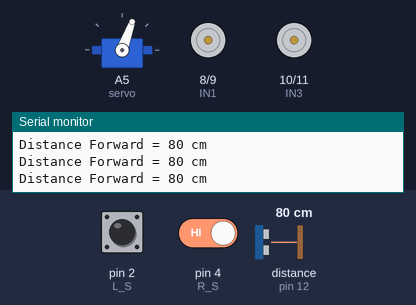
This sketch was run on a simulated Arduino Uno, built with avr-gcc and run on an emulated ATmega328P. Parts: servo, motor-driver pin pairs drawn as motors (green arrow = first pin HIGH = forward, orange = second pin HIGH = backward, longer = more drive, scaled by the enable pin), the last lines printed to the serial monitor. Wiring (inferred from the names in the program): ultrasonic range finder: trigger pin 13; echo pin 12; servo: signal A5. The test bench sets the inputs (shaded band); at power-on: pin 2 (L_S) HIGH, pin 4 (R_S) HIGH, distance to the obstacle (sensor on pin 12) 80 cm. The echo pulse lasts 58.3 µs per cm; servo pulses on a pin are drawn as a servo (544–2400 µs = 0–180°).

Above: at 2.2 s.
2.3 s: pin 2 (L_S) driven LOW
At 3.5 s:
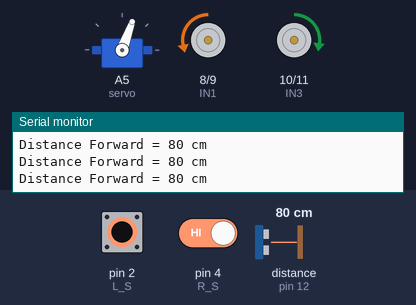
3.8 s: pin 4 (R_S) driven LOW
At 4.2 s:
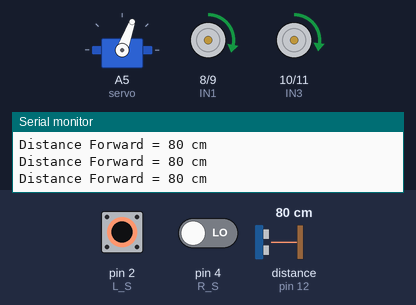
5.3 s: pin 2 (L_S) driven HIGH
At 6.0 s:
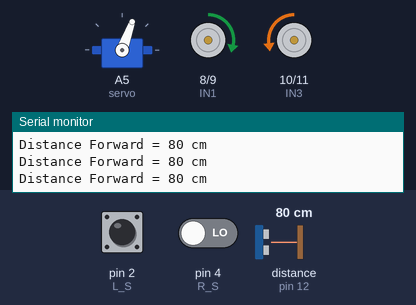
6.8 s: distance to the obstacle (sensor on pin 12) set to 2 cm
9.8 s: distance to the obstacle (sensor on pin 12) set to 18 cm
12.8 s: pin 2 (L_S) pulsed LOW 2 times (0.12 s each, 0.3 s apart)
At 15.4 s:
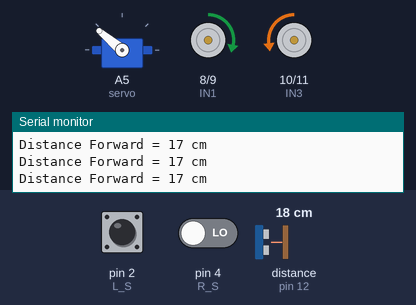
Timing chart, 0 to 16.9 s (numbered marks = the images above; inputs shaded):
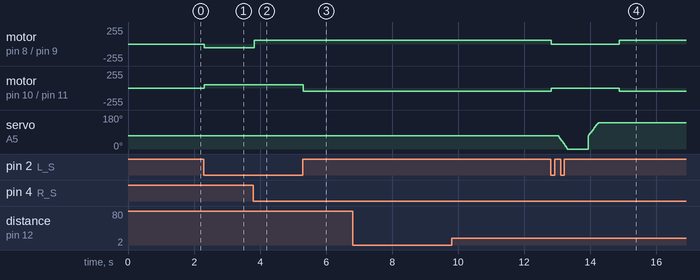

The sketch:

Line_obsticles_20_june.ino
```cpp
// Motor control pins for L298N
#define IN1 8
#define IN2 9
#define ENA 3

#define IN3 10
#define IN4 11
#define ENB 5
#define servo A5 // Servo motor control pin

// Line sensor pins
const int L_S = 2;
const int R_S = 4;

// Ultrasonic sensor pins
const int trigPin = 13;
const int echoPin = 12;

// Speed settings
const int speedL = 55;
const int speedR = 50;
const int speedLa = 75;
const int speedRa = 70;

// Obstacle detection
const int Set = 20;

int distance_F = 0;

void setup() {
  pinMode(L_S, INPUT);
  pinMode(R_S, INPUT);

  pinMode(ENA, OUTPUT); pinMode(IN1, OUTPUT); pinMode(IN2, OUTPUT);
  pinMode(ENB, OUTPUT); pinMode(IN3, OUTPUT); pinMode(IN4, OUTPUT);

  pinMode(trigPin, OUTPUT);
  pinMode(echoPin, INPUT);
  pinMode(servo, OUTPUT);

  // Initialize servo to face forward
  servoPulse(servo, 70);
  Serial.begin(9600);
  delay(1000);
}

void loop() {
  distance_F = Ultrasonic_read();
  Serial.print("Distance Forward = ");
  Serial.print(distance_F);
  Serial.println(" cm");

  int leftSensor = digitalRead(L_S);
  int rightSensor = digitalRead(R_S);

  if ((rightSensor == 0) && (leftSensor == 0)) {
    if (distance_F > Set) {
      forward();
    } else {
      avoidObstacle();
      //rejoinLine();
    }
  } else if ((rightSensor == 1) && (leftSensor == 0)) {
    turnRight();
  } else if ((rightSensor == 0) && (leftSensor == 1)) {
    turnLeft();
  } else if ((rightSensor == 1) && (leftSensor == 1)) {

    Stop();
  }

  delay(10);
}
void avoidObstacle(){
  int distance_Left = 0;
  int distance_Right = 0;
  Stop();
  delay(200);

  for (int angle = 70; angle >= 0; angle -= 5) {
    servoPulse(servo, angle);
  }
  delay(500);
  distance_Right = Ultrasonic_read();
  Serial.print("Right Distance: ");
  Serial.println(distance_Right);
  delay(100);
  if (distance_Right > Set){
  // Turn right 90°
  aturnRight();
  delay(300); //changed from 800
  Stop();
  delay(1000); //changed from 200
  for (int angle = 0; angle <= 70; angle += 5) {
        servoPulse(servo, angle);
      }
       // Move forward (1st side of box)
  aforward();
  delay(800); //need to adjust
  Stop();
  delay(1000); //changed from 200

  // Turn left 90°
  aturnLeft();
  delay(200); //changed from 600
  Stop();
  delay(300); //changed from 200

}else {
    for (int angle = 70; angle <= 140; angle += 5) {
        servoPulse(servo, angle);
      }
      delay(500);
      distance_Left = Ultrasonic_read();
      Serial.print("Left Distance: ");
      Serial.println(distance_Left);
      delay(100);

      if (distance_Left > Set) {
  aturnLeft();
  delay(300);
  Stop();
  delay(1000);
  for (int angle = 140; angle >= 70; angle -= 5) {
            servoPulse(servo, angle);
          }
     // Move forward (1st side of box)
  aforward();
  delay(600); //need to adjust
  Stop();
  delay(1000); //changed from 200

  // Turn Right 90°
  aturnRight();
  delay(400);
  Stop();
  delay(300);
}
}
}

/*void rejoinLine() {
  unsigned long start = millis();
  const unsigned long timeout = 5000;

  while (millis() - start < timeout) {
    int leftSensor = digitalRead(L_S);
    int rightSensor = digitalRead(R_S);

    if (leftSensor == 0 && rightSensor == 0) {
      forward();
      return;
    } else if (leftSensor == 1 && rightSensor == 0) {
      turnLeft();
    } else if (rightSensor == 1 && leftSensor == 0) {
      turnRight();
    } else if (leftSensor == 1 && rightSensor == 1) {
      forward();
    } else {
      // Mild left-right scan
      turnLeft();
      delay(200);
      turnRight();
      delay(200);
    }
    delay(50);
  }
  Stop();
}*/

int Ultrasonic_read() {
  digitalWrite(trigPin, LOW);
  delayMicroseconds(2);
  digitalWrite(trigPin, HIGH);
  delayMicroseconds(10);
  digitalWrite(trigPin, LOW);

  long duration = pulseIn(echoPin, HIGH, 30000);
  if (duration == 0) return 999;

  return duration / 29 / 2;
}
// Servo pulse function
void servoPulse(int pin, int angle) {
  int pwm = (angle * 11) + 500;
  digitalWrite(pin, HIGH);
  delayMicroseconds(pwm);
  digitalWrite(pin, LOW);
  delay(20);
}
// Movement functions
void forward() {
  analogWrite(ENA, speedL); analogWrite(ENB, speedR);
  digitalWrite(IN1, HIGH); digitalWrite(IN2, LOW);
  digitalWrite(IN3, HIGH); digitalWrite(IN4, LOW);
}
void aforward() {
  analogWrite(ENA, speedLa); analogWrite(ENB, speedRa);
  digitalWrite(IN1, HIGH); digitalWrite(IN2, LOW);
  digitalWrite(IN3, HIGH); digitalWrite(IN4, LOW);
}
void backward() {
  analogWrite(ENA, speedL); analogWrite(ENB, speedR);
  digitalWrite(IN1, LOW); digitalWrite(IN2, HIGH);
  digitalWrite(IN3, LOW); digitalWrite(IN4, HIGH);
}

void turnRight() {
  analogWrite(ENA, speedL); analogWrite(ENB, speedR);
  digitalWrite(IN1, LOW); digitalWrite(IN2, HIGH);
  digitalWrite(IN3, HIGH); digitalWrite(IN4, LOW);
}
void aturnRight() {
  analogWrite(ENA, speedLa); analogWrite(ENB, speedRa);
  digitalWrite(IN1, LOW); digitalWrite(IN2, HIGH);
  digitalWrite(IN3, HIGH); digitalWrite(IN4, LOW);
}

void turnLeft() {
  analogWrite(ENA, speedL); analogWrite(ENB, speedR);
  digitalWrite(IN1, HIGH); digitalWrite(IN2, LOW);
  digitalWrite(IN3, LOW); digitalWrite(IN4, HIGH);
}
void aturnLeft() {
  analogWrite(ENA, speedLa); analogWrite(ENB, speedRa);
  digitalWrite(IN1, HIGH); digitalWrite(IN2, LOW);
  digitalWrite(IN3, LOW); digitalWrite(IN4, HIGH);
}

void Stop() {
  analogWrite(ENA, 0); analogWrite(ENB, 0);
  digitalWrite(IN1, LOW); digitalWrite(IN2, LOW);
  digitalWrite(IN3, LOW); digitalWrite(IN4, LOW);
}
```

Measured:
- after the input at 2.3 s, motor on pin 8 (IN1) / pin 9 (IN2): stopped → backward 55/255 at once; motor on pin 10 (IN3) / pin 11 (IN4): stopped → forward 50/255 at once
- after the input at 3.8 s, motor on pin 8 (IN1) / pin 9 (IN2): backward 55/255 → forward 55/255 at once
- after the input at 5.3 s, motor on pin 10 (IN3) / pin 11 (IN4): forward 50/255 → backward 50/255 at once
- after the input at 12.8 s, motor on pin 8 (IN1) / pin 9 (IN2): forward 55/255 → stopped at once, → forward 55/255 2.1 s later; motor on pin 10 (IN3) / pin 11 (IN4): backward 50/255 → stopped at once, → backward 50/255 2.1 s later
